Frame 1 (no input): blank canvas, image omitted
Frame 60 (no input): blank canvas, image omitted
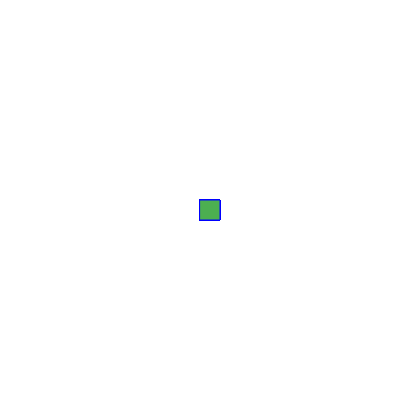
Frame 120 (the mouse pressed at the canvas centre since frame 60)

The p5.js sketch whose frames 1 and 60 were blank and that drew this single picture after the mouse press (run headless with seeded random() and noise() and a simulated clock; from frame 60 on, the mouse is pressed at the canvas centre):

// p5.js sketch
// ── sketch.js
function setup() {
    createCanvas(400, 400);
    background("#FFFFFF");
    
  }
  
  function draw() {
    
    stroke("blue");
    fill("#4CAF50");
    
    //console.log(mouseIsPressed);
    
    if(mouseIsPressed)(
     rect(mouseX,mouseY,20,20)  
    )
    
    
  }
